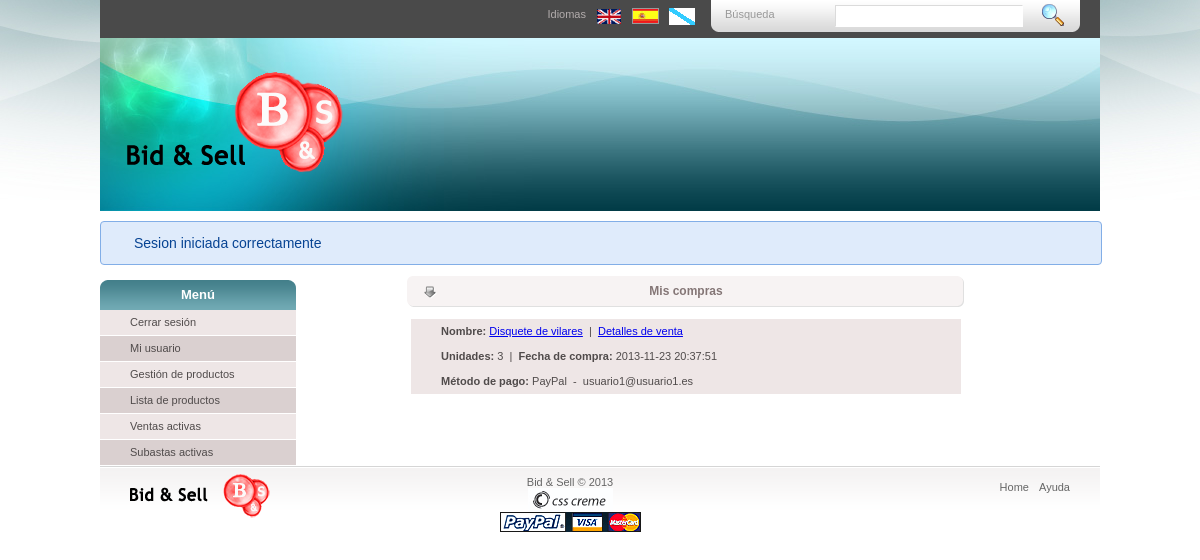
The app's page /index.php?controller=sale&action=purchased (signed in) with its own data.
### tables this page shows
CREATE TABLE IF NOT EXISTS `PRODUCTO` (
  `idProducto` int(10) unsigned NOT NULL AUTO_INCREMENT COMMENT 'Identificador unico de producto. Auto incrementado.',
  `propietario` varchar(20) NOT NULL COMMENT 'Login del propietario (clave foranea a USUARIO.login).',
  `estado` enum('pendiente','subasta','venta') NOT NULL DEFAULT 'pendiente' COMMENT 'Estado del producto: en venta, en subasta o aun no establecido (pendiende).',
  `nombre` varchar(255) NOT NULL COMMENT 'Nombre del producto.',
  `descripcion` text COMMENT 'Descripcion del producto. Puede ser nulo.',
  PRIMARY KEY (`idProducto`),
  KEY `propietario` (`propietario`)
);

CREATE TABLE IF NOT EXISTS `COMPRA` (
  `idCompra` int(10) unsigned NOT NULL AUTO_INCREMENT COMMENT 'Identificador unico de compra. Auto incrementado.',
  `idVenta` int(10) unsigned DEFAULT NULL COMMENT 'Identificador de la venta asociada a esta compra (clave foranea a VENTA.idVenta).',
  `login` varchar(20) NOT NULL COMMENT 'Login del usuario que ha realizado la compra (clave foranea a USUARIO.login)',
  `cantidad` int(1) unsigned NOT NULL DEFAULT '1' COMMENT 'Numero de unidades del producto compradas.',
  `fechaCompra` timestamp NOT NULL DEFAULT CURRENT_TIMESTAMP COMMENT 'Fecha y hora (TIMESTAMP) del momento de realizacion de la compra. Auto generado por la BD en el momento de insercion.',
  `idPago` int(10) unsigned DEFAULT NULL COMMENT 'Identificador del pago asociado a esta compra. Puede ser nulo mientras la compra no haya sido pagada.',
  PRIMARY KEY (`idCompra`),
  KEY `idVenta` (`idVenta`,`login`,`idPago`),
  KEY `login` (`login`),
  KEY `idPago` (`idPago`)
);

CREATE TABLE IF NOT EXISTS `PAGO` (
  `idPago` int(10) unsigned NOT NULL AUTO_INCREMENT COMMENT 'Identificador unico de pago. Auto incrementado.',
  `metodoPago` enum('paypal','tarjeta') NOT NULL COMMENT 'Metodo de pago establecido. Puede ser "tarjeta" para referirse a tarjeta de credito o "paypal" para realizacion de pagos a traves de paypal.',
  `numTarjeta` varchar(255) DEFAULT NULL COMMENT 'Numero de tarjeta de credito. Puede ser nulo, deberia tener valor solamente si dicho metodo ha sido seleccionado.',
  `cuentaPaypal` varchar(255) DEFAULT NULL COMMENT 'Cuenta de paypal. Puede ser nulo, deberia tener valor solamente si dicho metodo ha sido seleccionado.',
  `comision` decimal(9,2) unsigned NOT NULL DEFAULT '0.00' COMMENT 'Comision recibida por la empresa tras la realizacion del pago. Se descontara al pago recibido por el vendedor. Calculado en base al porcentaje de comision establecido en el momento del pago.',
  PRIMARY KEY (`idPago`)
);

### views/layouts/application.php (called while the page is built)
<?php
require "header.php";
require "flash.php";
require "sidebar.php";
$this->yield();
require "footer.php";
?>

### controllers/SalesController.php (called while the page is built, shortened)
<?php
class SalesController extends Controller
{
    public function purchased()
    {
        $purchases = \models\Purchase::findBy(["login" => $this->session->username]);
        $list = array();
        foreach ($purchases as $purchase) {
            $sale = new \models\Sale($purchase->getSaleId());
            if (!$sale->fill()) break;
            $payment = new \models\Payment($purchase->idPayment);
            $product = new \models\Product($sale->getProductId());
            $list[ ] = [
                "purchase" => $purchase,
                "payment"  => $payment,
                "sale"     => $sale,
                "product"  => $product
            ];
        }
        $this->view->assign("list", $list);
        $this->view->render("purchase_list");
    }
}
?>

### controllers/Router.php (called while the page is built, shortened)
<?php
class Router
{
    public function routeRequest($request)
    {
        $controller = "controllers\\HomeController";
        if ((isset($request->controller))) {
            $controller = $request->controller;
            $controller = "controllers\\" . ucfirst($controller) . "sController";
        }
        $action = isset($request->action) ? $request->action : "defaultAction";
        if (class_exists($controller) && method_exists($controller,$action)) {
            $controller = new $controller($request);
            $controller->$action();
        } else {
            header("HTTP/1.1 404 Not Found");
            include_once(__DIR__ . "/../assets/static/404.html");
            exit();
        }
    }
}
?>

### index.php (called while the page is built, shortened)
<?php
$router = new controllers\Router();
$router->routeRequest(new components\Request());
?>

### database/SQLDAO.php (called while the page is built, shortened)
<?php
abstract class SQLDAO implements DAO
{
    protected $tableName;
    public function __construct($tableName)
    {
        $this->tableName = $tableName;
    }
    public function select($data, $where = null)
    {
        $db = DatabaseConnection::getConnection();
        $select = "SELECT ";
        $iter = new \CachingIterator(new \ArrayIterator($data));
        foreach ($iter as $column) {
            $select .= $column;
        }
        $select .= " FROM " . $this->tableName;
        if (isset($where)) {
            $select .= " WHERE ";
            $iter = new \CachingIterator(new \ArrayIterator($where));
            foreach ($iter as $key => $_) {
                $select .= $key . " = ?";
            }
        }
        $query = $db->prepare($select);
        if (isset($where)) {
            $i = 1;
            foreach ($where as $key => $_)
                $query->bindParam($i++, $where[$key]);
        }
        $result = array();
        if ($query->execute()) {
            while ($row = $query->fetch())
                $result[] = $row;
        }
        return $result;
    }
}
?>

### models/Purchase.php (called while the page is built, shortened)
<?php
class Purchase extends Model
{
    private $idPurchase;
    public function __construct($idPurchase = null, $idSale = null, $login = null)
    {
        $this->idPurchase = $idPurchase;
    }
    public static function findBy($where)
    {
        $ids = \database\DAOFactory::getDAO("purchase")->select(["idCompra"], $where);
        $found = array();
        foreach ($ids as $id) {
            $purchase = new Purchase($id["idCompra"]);
            if (!$purchase->fill()) break;
            $found[ ] = $purchase;
        }
        return $found;
    }
    public function fill()
    {
        $rows = $this->dao->select(["*"], ["idCompra" => $this->idPurchase]);
        $this->quantity  = $rows[0]["cantidad"];
        $this->date      = $rows[0]["fechaCompra"];
        return true;
    }
}
?>

### models/Product.php (called while the page is built, shortened)
<?php
class Product extends Model
{
    private $idProduct;
    public function __construct($idProduct = null, $owner = null)
    {
        $this->idProduct =   $idProduct;
    }
    public function fill()
    {
        $rows = $this->dao->select(["*"], ["idProducto" => $this->idProduct]);
        $this->name        = $rows[0]["nombre"];
        return true;
    }
    public function getId()
    {
        return $this->idProduct;
    }
}
?>

### models/Sale.php (called while the page is built, shortened)
<?php
class Sale extends Model
{
    private $idSale;
    public function __construct($idSale = null, $idProduct = null)
    {
        $this->idSale    = $idSale;
    }
    public function fill()
    {
        $rows = $this->dao->select(["*"], ["idVenta" => $this->idSale]);
        return true;
    }
    public function getId()
    {
        return $this->idSale;
    }
}
?>

### models/Payment.php (called while the page is built, shortened)
<?php
class Payment extends Model
{
    private $idPayment;
    public function __construct($idPayment = null)
    {
        $this->idPayment  = $idPayment;
    }
    public function fill()
    {
        $rows = $this->dao->select(["*"], ["idPago" => $this->idPayment]);
        $this->payMethod  = $rows[0]["metodoPago"];
        $this->paypal     = $rows[0]["cuentaPaypal"];
        return true;
    }
}
?>

### views/templates/purchase_list.php (the view)
<div class="center_content">
    <div class="center_title_bar"><?php print $lang["sale"]["purchased"]; ?></div>
    <ul class="list">
<?php
    for ($i = 0; $i < count($list); $i++) {
?>
        <li class="<?php if ($i % 2 == 0) print "even"; else print "odd"; ?>">
            <strong><?php print $lang["product"]["name"]; ?>:</strong> <a href="/index.php?controller=product&action=get&id=<?php print $list[$i]["product"]->getId(); ?>"><?php print $list[$i]["product"]->name; ?></a>
            &nbsp;|&nbsp;
            <a href="/index.php?controller=sale&action=get&id=<?php print $list[$i]["sale"]->getId(); ?>"><?php print $lang["sale"]["details"]; ?></a>
            <br />
            <strong><?php print $lang["sale"]["stock"]; ?>:</strong> <?php print $list[$i]["purchase"]->quantity; ?>
            &nbsp;|&nbsp;
            <strong><?php print $lang["sale"]["date"]; ?>:</strong> <?php print $list[$i]["purchase"]->date; ?>
            <br />
            <strong><?php print $lang["sale"]["payMethod"]; ?>: </strong>
            <?php if ($list[$i]["payment"]->payMethod === "tarjeta") print $lang["sale"]["creditCard"]; else print "PayPal"; ?>
            &nbsp;-&nbsp;
            <?php if ($list[$i]["payment"]->payMethod === "tarjeta") print $list[$i]["payment"]->creditCard; else print $list[$i]["payment"]->paypal; ?>
        </li>
<?php } ?>
    </ul>
</div>

### assets/css/style.css (style rules this page uses)
body { background:url(/assets/imgs/bg.jpg) no-repeat #fff center top; padding:0; font-family:Arial, Helvetica, sans-serif; font-size:11px; margin:0px auto auto auto; color:#000; }
.center_content { width:780px; float:left; margin: 0 auto; }
.center_title_bar { width:780px; height:33px; text-align:center; float:left; margin: 0 auto; line-height:33px; font-size:12px; color:#847676; font-weight:bold; background:url(/assets/img/bar_bg.gif) no-repeat center; }
ul.list { float:left; }
ul.list li { float:left; margin-left: 75px; list-style:none; display:inline-block; vertical-align:middle; }
ul.list li.even { width:520px;display:block;background-color: #eee6e6;border-bottom:1px #FFFFFF solid; text-decoration:none;color:#504b4b;padding:0 0 0 30px; line-height:25px; }

### records on screen
producto: nombre "Disquete de vilares"
compra: cantidad "3", fechaCompra "2013-11-23 20:37:51"
pago: cuentaPaypal "usuario1@usuario1.es"

### other values on screen
$lang["general"]["search"] "Búsqueda"
$lang["general"]["languages"] "Idiomas"
$flash "Sesion iniciada correctamente"
$lang ["general"]["menu"] "Menú"
$lang["user"]["logout"] "Cerrar sesión"
$lang ["user"]["panel"] "Mi usuario"
$lang["product"]["panel"] "Gestión de productos"
$lang["product"]["list"] "Lista de productos"
$lang ["sale"]["panel"] "Ventas activas"
$lang["bidding"]["panel"] "Subastas activas"
$lang["sale"]["purchased"] "Mis compras"
$lang["general"]["help"] "Ayuda"
